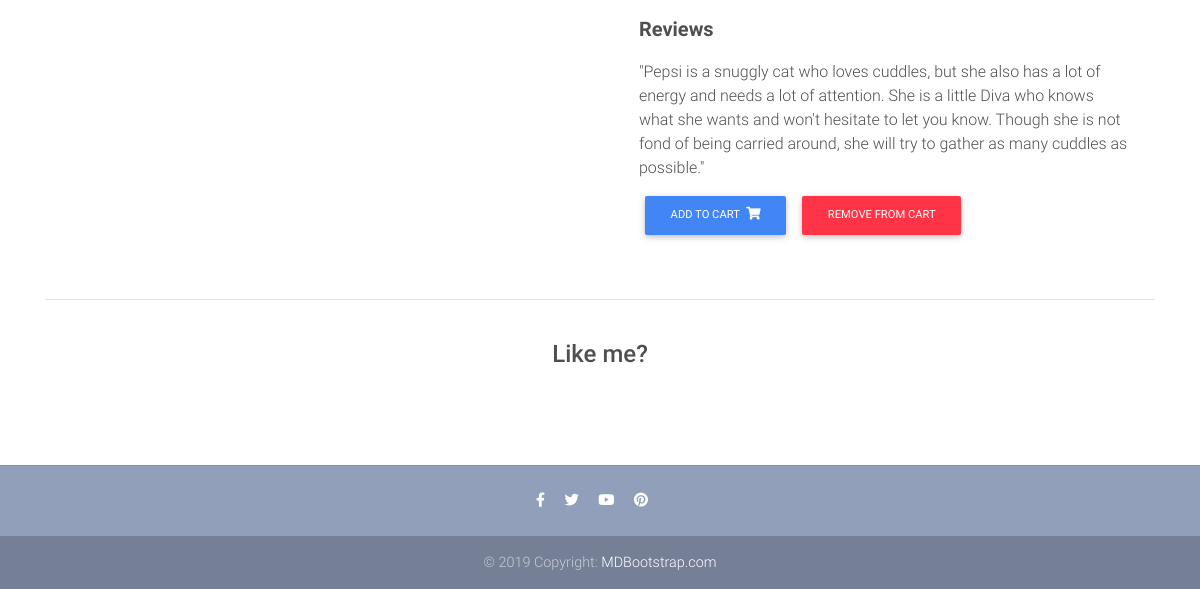
The page /product/Cat/ (lower part) on the database as committed earlier.
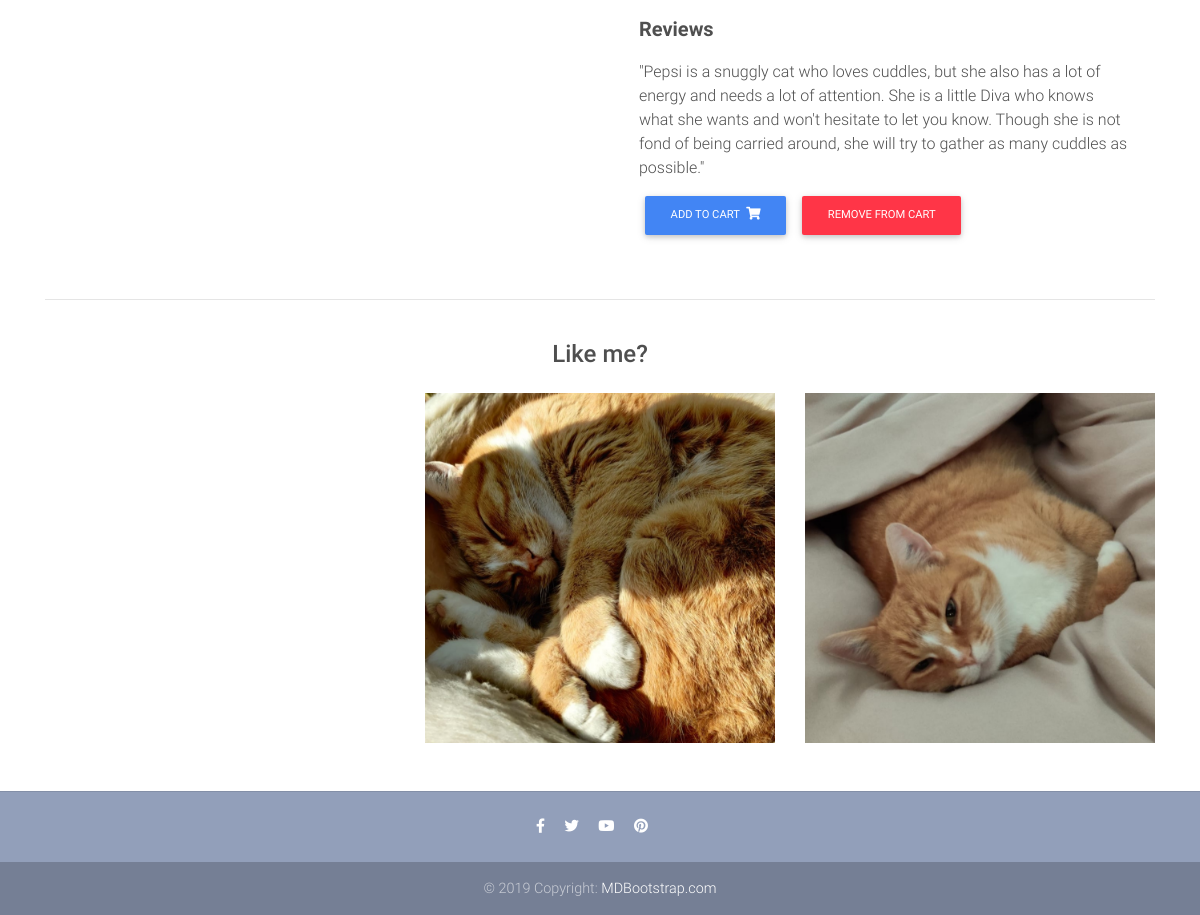
The same page on the database as committed later.
### core/models.py (models this page shows, shortened)
class Item(models.Model):
    title = models.CharField(max_length=100)
    price = models.FloatField(default = 4)
    available = models.BooleanField(default=True)
    category = models.CharField(choices=CATEGORY_CHOICES, max_length=2)
    label = models.CharField(choices=ENERGY_CHOICES, max_length=2)
    size = models.CharField(choices=SIZE_CHOICES, max_length=1, default='NULL')
    gender = models.CharField(choices=GENDER_CHOICES, max_length=1, default='M')
    slug = models.SlugField()
    description = models.TextField()
    reviews = models.TextField(default="")
    image = models.ImageField()
    image2 = models.ImageField()
    image3 = models.ImageField()
    image4 = models.ImageField()
    def get_add_to_cart_url(self):
        return reverse("core:add-to-cart", kwargs={
            'slug': self.slug
        })
    def get_remove_from_cart_url(self):
        return reverse("core:remove-from-cart", kwargs={
            'slug': self.slug
        })

### core/views.py (the view)
# urls.py: path('product/<slug>/', ItemDetailView.as_view(), name='product'),
class ItemDetailView(DetailView):
    model = Item
    template_name = "product.html"

### templates/product.html (shortened to what this page needs)
{% extends "base.html" %}
{% block content %}
  <main class="mt-5 pt-4">
    <div class="container dark-grey-text mt-5">
      <div class="row wow fadeIn">
        <div class="col-md-6 mb-4">
        </div>
        <div class="col-md-6 mb-4">
          <div class="p-4">
            <br></br>
            <p class="lead font-weight-bold">Reviews</p>
            <p class="lead">{{ object.reviews|linebreaks }}</p>
            <a href="{{ object.get_add_to_cart_url }}" class="btn btn-primary btn-md my-0 p">
              Add to cart
              <i class="fas fa-shopping-cart ml-1"></i>
            </a>
            <a href="{{ object.get_remove_from_cart_url }}" class="btn btn-danger btn-md my-0 p">
              Remove from cart
            </a>
          </div>
        </div>
      </div>
      <hr>
      <div class="row d-flex justify-content-center wow fadeIn">
        <div class="col-md-6 text-center">
          <h4 class="my-4 h4">Like me?</h4>
        </div>
      </div>
      <div class="row wow fadeIn">
        <div class="col-lg-4 col-md-12 mb-4">
        </div>
        <div class="col-lg-4 col-md-6 mb-4">
          <img src="{{ item.image3.url }}" class="img-fluid" alt="">
        </div>
        <div class="col-lg-4 col-md-6 mb-4">
          <img src="{{ item.image4.url }}" class="img-fluid" alt="">
        </div>
    </div>
  </main>
{% endblock content %}

Rows that differ between the two databases and show on the page:
changed Item: image3: picture added; image4: picture added
